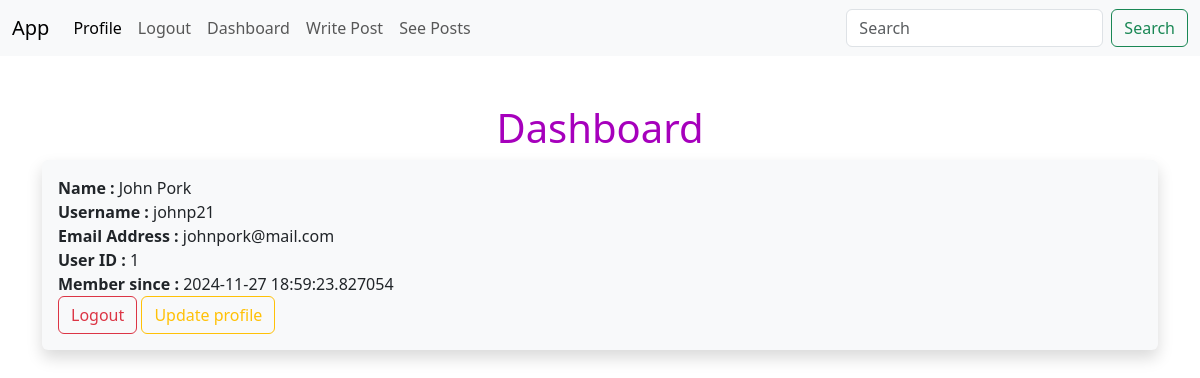
The app's page /dashboard (signed in) with its own data.
### app.py (models this page shows, shortened)
class Users(db.Model, UserMixin):
    id = db.Column(db.Integer, primary_key=True)
    username = db.Column(db.String(20), nullable=False, unique=True)
    name = db.Column(db.String(100), nullable=False)
    email = db.Column(db.String(100), nullable=False, unique=True)
    date_added = db.Column(db.DateTime, default=datetime.now())
    password_hash = db.Column(db.String(128))
    @property
    def password(self):
        raise AttributeError('Password is not a readable attribute')

### app.py (the view)
@app.route('/dashboard', methods=['GET', 'POST'])
@login_required
def dashboard():
    return render_template('dashboard.html')

### app.py (called while the page is built)
@login_manager.user_loader
def load_user(user_id):
    return Users.query.get(int(user_id))

### templates/dashboard.html (shortened to what this page needs)
{% extends 'base.html' %}
{% block content%}
<center><h1>Dashboard</h1></center>
<div class="shadow p-3 mb-5 bg-body-tertiary rounded">
    <strong>Name : </strong> {{ current_user.name }} <br>
    <strong>Username : </strong>{{ current_user.username }}<br>
    <strong>Email Address : </strong> {{ current_user.email }}<br>
    <strong>User ID : </strong>{{ current_user.id }}<br>
    <strong>Member since : </strong> {{ current_user.date_added }}<br>
    <a href="{{ url_for('logout') }}" class="btn btn-outline-danger">Logout</a>
    <a href="{{ url_for('update', id=current_user.id )}}" class="btn btn-outline-warning">Update profile</a></td>
</div>
{% endblock %}

### static/css/style.css (style rules this page uses)
h1 { color: rgb(166, 0, 188) }

### records on screen
Users: name "John Pork", username "johnp21", email "johnpork@mail.com", id "1", date_added "2024-11-27 18:59:23.827054"
